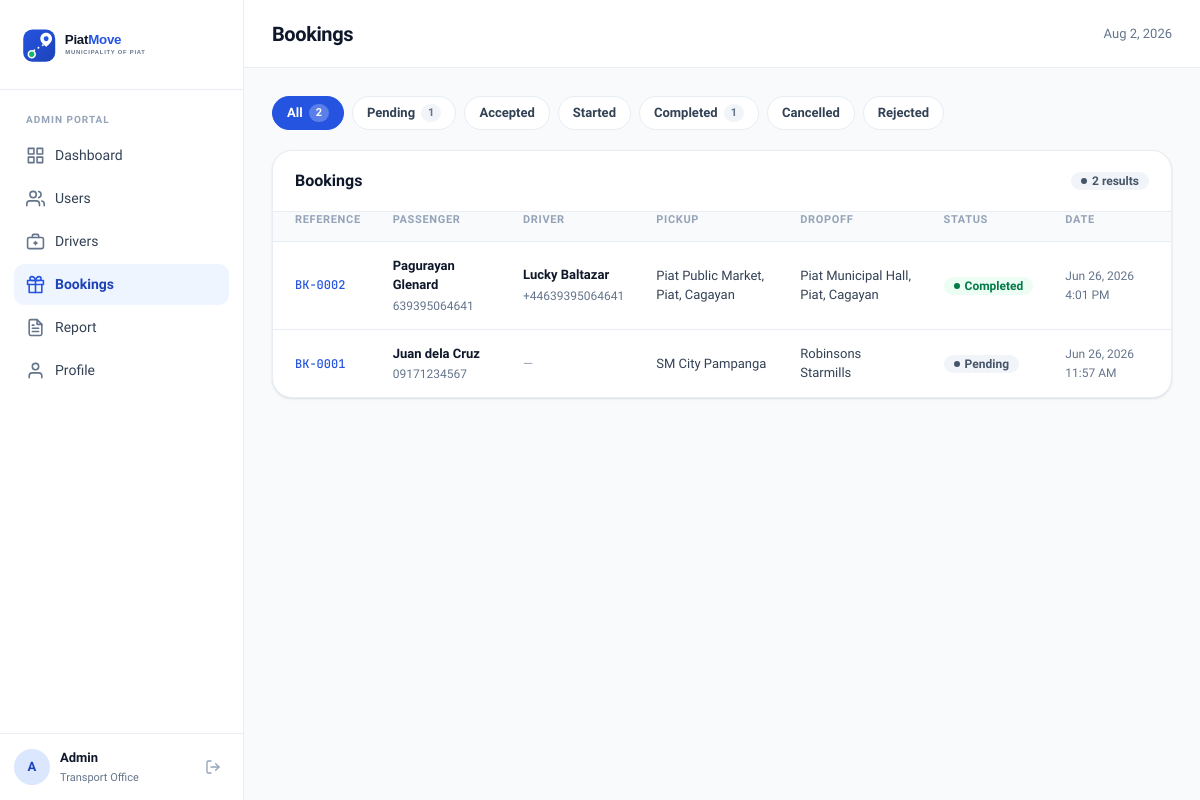
The page /bookings.php (signed in) on the database its author committed.
### tables this page shows
CREATE TABLE `bookings` (
  `id` int(10) UNSIGNED NOT NULL,
  `passenger_id` int(10) UNSIGNED NOT NULL,
  `driver_id` int(10) UNSIGNED DEFAULT NULL,
  `pickup_address` varchar(255) NOT NULL,
  `pickup_lat` decimal(10,7) NOT NULL,
  `pickup_lng` decimal(10,7) NOT NULL,
  `dropoff_address` varchar(255) NOT NULL,
  `dropoff_lat` decimal(10,7) NOT NULL,
  `dropoff_lng` decimal(10,7) NOT NULL,
  `status` enum('pending','accepted','rejected','started','completed','cancelled') NOT NULL DEFAULT 'pending',
  `fare` decimal(10,2) DEFAULT NULL,
  `created_at` timestamp NOT NULL DEFAULT current_timestamp(),
  `updated_at` timestamp NOT NULL DEFAULT current_timestamp() ON UPDATE current_timestamp()
);

CREATE TABLE `users` (
  `id` int(10) UNSIGNED NOT NULL,
  `name` varchar(100) NOT NULL,
  `email` varchar(150) NOT NULL,
  `password` varchar(255) NOT NULL,
  `phone` varchar(20) NOT NULL,
  `role` enum('passenger','driver') NOT NULL DEFAULT 'passenger',
  `status` enum('active','inactive') NOT NULL DEFAULT 'active',
  `created_at` timestamp NOT NULL DEFAULT current_timestamp(),
  `updated_at` timestamp NOT NULL DEFAULT current_timestamp() ON UPDATE current_timestamp()
);

### bookings.php (the view, shortened to what this page needs)
<?php
$db = get_db();
$filter  = $_GET['status'] ?? 'all';
$base_sql = "SELECT b.*,
                    p.name  AS passenger_name,
                    p.phone AS passenger_phone,
                    d.name  AS driver_name,
                    d.phone AS driver_phone
             FROM bookings b
             JOIN users p  ON p.id = b.passenger_id
             LEFT JOIN users d ON d.id = b.driver_id";
if ($filter !== 'all') {
    $stmt = $db->prepare($base_sql . " WHERE b.status = ? ORDER BY b.created_at DESC");
    $stmt->execute([$filter]);
} else {
    $stmt = $db->query($base_sql . " ORDER BY b.created_at DESC");
}
$bookings = $stmt->fetchAll();
$counts_raw = $db->query(
    "SELECT status, COUNT(*) AS cnt FROM bookings GROUP BY status"
)->fetchAll();
$counts = ['all' => 0];
foreach ($counts_raw as $r) {
    $counts[$r['status']] = (int)$r['cnt'];
    $counts['all'] += (int)$r['cnt'];
}
$badge_map = [
    'pending'   => 'neutral',
    'accepted'  => 'primary',
    'started'   => 'info',
    'completed' => 'success',
    'cancelled' => 'danger',
    'rejected'  => 'warning',
];
require_once __DIR__ . '/includes/header.php';
?>
<div style="display:flex;gap:8px;margin-bottom:20px;flex-wrap:wrap">
    <?php
    $tabs = ['all'=>'All','pending'=>'Pending','accepted'=>'Accepted','started'=>'Started','completed'=>'Completed','cancelled'=>'Cancelled','rejected'=>'Rejected'];
    foreach ($tabs as $key => $label):
        $cnt = $counts[$key] ?? 0;
    ?>
        <a href="?status=<?= $key ?>" class="filter-pill <?= $filter === $key ? 'active' : '' ?>">
            <?= $label ?>
            <?php if ($cnt > 0): ?>
                <span style="background:<?= $filter === $key ? 'rgba(255,255,255,.25)' : 'var(--gray-100)' ?>;color:<?= $filter === $key ? '#fff' : 'var(--text-muted)' ?>;padding:1px 7px;border-radius:var(--radius-pill);font-size:11px;font-weight:700">
                    <?= $cnt ?>
                </span>
            <?php endif; ?>
        </a>
    <?php endforeach; ?>
</div>
<div class="panel">
    <div class="panel-header">
        <span class="panel-title">Bookings</span>
        <span class="badge badge-neutral"><?= count($bookings) ?> results</span>
    </div>
    <div style="overflow-x:auto">
        <table class="data-table">
            <thead>
                <tr>
                    <th>Reference</th>
                    <th>Passenger</th>
                    <th>Driver</th>
                    <th>Pickup</th>
                    <th>Dropoff</th>
                    <th>Status</th>
                    <th>Date</th>
                </tr>
            </thead>
            <tbody>
                <?php foreach ($bookings as $b): ?>
                <tr>
                    <td><span class="cell-mono">BK-<?= str_pad($b['id'], 4, '0', STR_PAD_LEFT) ?></span></td>
                    <td>
                        <div class="cell-strong"><?= htmlspecialchars($b['passenger_name']) ?></div>
                        <div class="cell-sub"><?= htmlspecialchars($b['passenger_phone']) ?></div>
                    </td>
                    <td>
                        <?php if ($b['driver_name']): ?>
                            <div class="cell-strong"><?= htmlspecialchars($b['driver_name']) ?></div>
                            <div class="cell-sub"><?= htmlspecialchars($b['driver_phone']) ?></div>
                        <?php else: ?>
                            <span class="text-subtle">—</span>
                        <?php endif; ?>
                    </td>
                    <td style="max-width:180px">
                        <span style="font-size:13px;color:var(--text-body)"><?= htmlspecialchars($b['pickup_address']) ?></span>
                    </td>
                    <td style="max-width:180px">
                        <span style="font-size:13px;color:var(--text-body)"><?= htmlspecialchars($b['dropoff_address']) ?></span>
                    </td>
                    <td>
                        <?php
                        $cls = $badge_map[$b['status']] ?? 'neutral';
                        echo "<span class=\"badge badge-{$cls}\">" . ucfirst($b['status']) . "</span>";
                        ?>
                    </td>
                    <td><span class="text-muted" style="font-size:12px"><?= date('M j, Y g:i A', strtotime($b['created_at'])) ?></span></td>
                </tr>
                <?php endforeach; ?>
            </tbody>
        </table>
    </div>
</div>
<?php require_once __DIR__ . '/includes/footer.php'; ?>

### rows shown on the page
bookings: id "0002", passenger.name "Pagurayan Glenard", passenger.phone "639395064641", driver.name "Lucky Baltazar", driver.phone "+44639395064641", pickup_address "Piat Public Market, Piat, Cagayan", dropoff_address "Piat Municipal Hall, Piat, Cagayan", status "Completed", created_at "Jun 26, 2026 4:01 PM"
bookings: id "0001", passenger.name "Juan dela Cruz", passenger.phone "09171234567", pickup_address "SM City Pampanga", dropoff_address "Robinsons Starmills", status "Pending", created_at "Jun 26, 2026 11:57 AM"

### other values the page prints
substr($_SESSION['admin_name'] ?? 'A', 0, 1) "A"
$_SESSION['admin_name'] "Admin"
$page_title "Bookings"
$label "All"
$cnt "2"
$label "Pending"
$cnt "1"
$label "Accepted"
$label "Started"
$label "Completed"
$label "Cancelled"
$label "Rejected"
count($bookings) "2"
